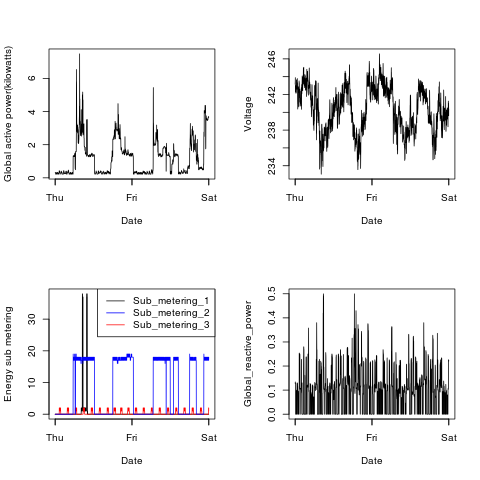

The script that saved this image:
source('./loadData.r')
source('./plots.r')

png("plot4.png", width = 480, height = 480)

par(mfcol= c(2,2))

plot4(data)

dev.off()